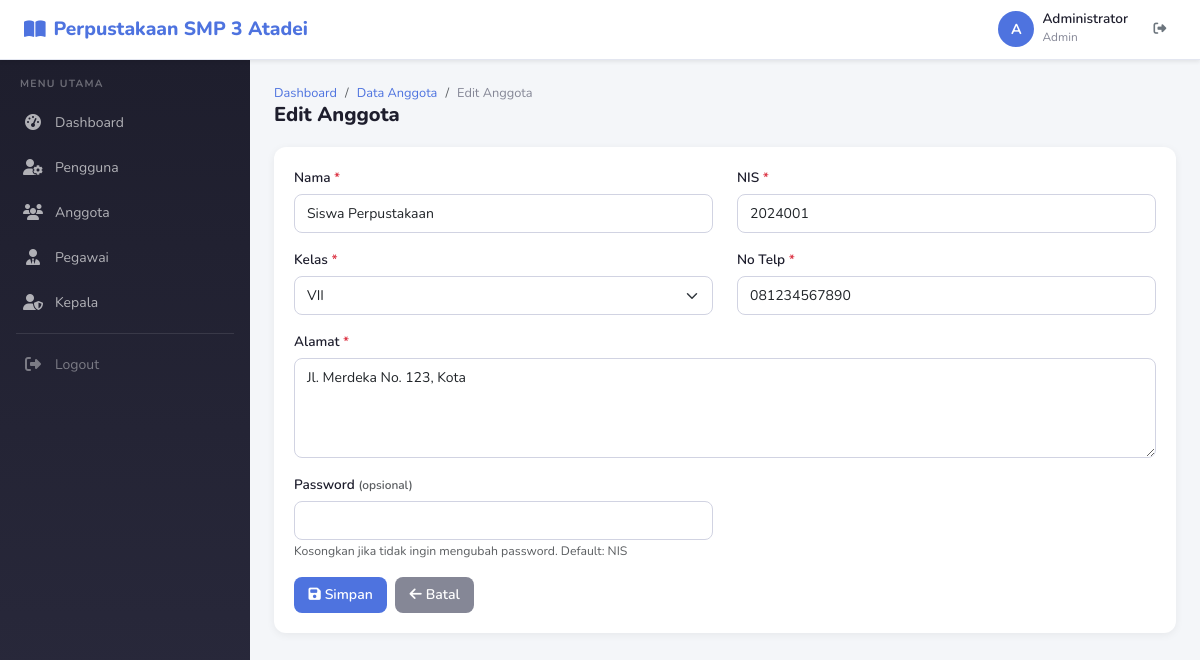
The app's page /anggota/edit/1 (signed in) with its own data.
### tables this page shows
CREATE TABLE anggota (
  id INT AUTO_INCREMENT PRIMARY KEY,
  user_id INT NOT NULL,
  nama VARCHAR(100) NOT NULL,
  nis VARCHAR(50) NOT NULL,
  kelas_id INT NOT NULL,
  no_telp VARCHAR(20) NOT NULL,
  alamat TEXT NOT NULL,
  foto VARCHAR(255) DEFAULT NULL,
  created_at TIMESTAMP DEFAULT CURRENT_TIMESTAMP,
  INDEX idx_anggota_user_id (user_id),
  INDEX idx_anggota_kelas_id (kelas_id),
  CONSTRAINT fk_anggota_user FOREIGN KEY (user_id) REFERENCES users(id) ON DELETE CASCADE,
  CONSTRAINT fk_anggota_kelas FOREIGN KEY (kelas_id) REFERENCES kelas(id) ON DELETE CASCADE
);

CREATE TABLE kelas (
  id INT AUTO_INCREMENT PRIMARY KEY,
  nama_kelas VARCHAR(50) NOT NULL,
  created_at TIMESTAMP DEFAULT CURRENT_TIMESTAMP
);

### controllers/AnggotaController.php (called while the page is built, shortened)
<?php
require_once __DIR__ . '/../core/Helper.php';
class AnggotaController extends Controller
{
    public function edit($id)
    {
        $anggotaModel = $this->model('AnggotaModel');
        $anggota = $anggotaModel->findWithRelation($id);
        $kelasModel = $this->model('KelasModel');
        $data['anggota'] = $anggota;
        $data['kelas'] = $kelasModel->all();
        $this->view('anggota/edit', $data);
    }
}

### index.php (called while the page is built, shortened)
<?php
require_once __DIR__ . '/config/database.php';
spl_autoload_register(function ($class) {
    $directories = [
        __DIR__ . '/core/',
        __DIR__ . '/models/',
        __DIR__ . '/controllers/',
    ];
    foreach ($directories as $dir) {
        $file = $dir . $class . '.php';
        if (file_exists($file)) {
            return;
        }
    }
});
require_once __DIR__ . '/core/Router.php';
require_once __DIR__ . '/core/Helper.php';
Router::run();

### core/Database.php (called while the page is built, shortened)
<?php
class Database
{
    private static $instance = null;
    private $conn;
    private function __construct()
    {
        try {
            $dsn = "mysql:host=" . DB_HOST . ";dbname=" . DB_NAME . ";charset=utf8mb4";
            $this->conn = new PDO($dsn, DB_USER, DB_PASS);
            $this->conn->setAttribute(PDO::ATTR_ERRMODE, PDO::ERRMODE_EXCEPTION);
            $this->conn->setAttribute(PDO::ATTR_DEFAULT_FETCH_MODE, PDO::FETCH_ASSOC);
            $this->conn->setAttribute(PDO::ATTR_EMULATE_PREPARES, false);
        } catch (PDOException $e) {
            die("Database connection failed: " . $e->getMessage());
        }
    }
    public static function getInstance()
    {
        if (self::$instance === null) {
            self::$instance = new self();
        }
        return self::$instance;
    }
    public function query($sql, $params = [])
    {
        try {
            $stmt = $this->conn->prepare($sql);
            $stmt->execute($params);
            return $stmt;
        } catch (PDOException $e) {
            die("Query failed: " . $e->getMessage());
        }
    }
}

### core/Model.php (called while the page is built, shortened)
<?php
require_once __DIR__ . '/Database.php';
class Model
{
    protected $db;
    protected $table;
    public function __construct()
    {
        $this->db = Database::getInstance();
    }
    public function all()
    {
        $results = $this->db->query("SELECT * FROM {$this->table}");
        return $results->fetchAll();
    }
    protected function query($sql, $params = [])
    {
        return $this->db->query($sql, $params);
    }
}

### models/AnggotaModel.php (called while the page is built, shortened)
<?php
class AnggotaModel extends Model
{
    protected $table = 'anggota';
    public function findWithRelation($id)
    {
        $stmt = $this->query(
            "SELECT a.*, k.nama_kelas FROM {$this->table} a
             LEFT JOIN kelas k ON a.kelas_id = k.id
             WHERE a.id = ?",
            [$id]
        );
        return $stmt->fetch();
    }
}

### core/Helper.php (called while the page is built, shortened)
<?php
function sanitize($input)
{
    return htmlspecialchars($input, ENT_QUOTES, 'UTF-8');
}

### views/anggota/edit.php (the view, shortened to what this page needs)
<?php require_once __DIR__ . '/../layouts/header.php'; ?>
<?php $a = $anggota; ?>
<div class="page-header">
    <div>
        <nav aria-label="breadcrumb">
            <ol class="breadcrumb">
                <li class="breadcrumb-item"><a href="<?= BASE_URL ?>dashboard">Dashboard</a></li>
                <li class="breadcrumb-item"><a href="<?= BASE_URL ?>anggota">Data Anggota</a></li>
                <li class="breadcrumb-item active">Edit Anggota</li>
            </ol>
        </nav>
        <h4>Edit Anggota</h4>
    </div>
</div>
<div class="card">
    <div class="card-body">
        <form action="<?= BASE_URL ?>anggota/update/<?= $a['id'] ?>" method="POST">
            <div class="row">
                <div class="col-md-6 mb-3">
                    <label class="form-label">Nama <span class="text-danger">*</span></label>
                    <input type="text" name="nama" class="form-control" required value="<?= sanitize($a['nama']) ?>">
                </div>
                <div class="col-md-6 mb-3">
                    <label class="form-label">NIS <span class="text-danger">*</span></label>
                    <input type="text" name="nis" class="form-control" required value="<?= sanitize($a['nis']) ?>">
                </div>
                <div class="col-md-6 mb-3">
                    <label class="form-label">Kelas <span class="text-danger">*</span></label>
                    <select name="kelas_id" class="form-select" required>
                        <?php foreach ($kelas as $k): ?>
                            <option value="<?= $k['id'] ?>" <?= (int)$a['kelas_id'] === (int)$k['id'] ? 'selected' : '' ?>><?= sanitize($k['nama_kelas']) ?></option>
                        <?php endforeach; ?>
                    </select>
                </div>
                <div class="col-md-6 mb-3">
                    <label class="form-label">No Telp <span class="text-danger">*</span></label>
                    <input type="text" name="no_telp" class="form-control" required value="<?= sanitize($a['no_telp']) ?>">
                </div>
                <div class="col-md-12 mb-3">
                    <label class="form-label">Alamat <span class="text-danger">*</span></label>
                    <textarea name="alamat" class="form-control" rows="3" required><?= sanitize($a['alamat']) ?></textarea>
                </div>
                <div class="col-md-6 mb-3">
                    <label class="form-label">Password <small class="text-muted">(opsional)</small></label>
                    <input type="password" name="password" class="form-control">
                    <small class="text-muted">Kosongkan jika tidak ingin mengubah password. Default: NIS</small>
                </div>
            </div>
            <div class="d-flex gap-2">
                <button type="submit" class="btn btn-primary"><i class="fas fa-save me-1"></i>Simpan</button>
                <a href="<?= BASE_URL ?>anggota" class="btn btn-secondary"><i class="fas fa-arrow-left me-1"></i>Batal</a>
            </div>
        </form>
    </div>
</div>
<?php require_once __DIR__ . '/../layouts/footer.php'; ?>

### core/Router.php (shortened to what this page needs)
<?php
class Router
{
    private static $routes = [];
    public static function add($method, $route, $controller, $action)
    {
        self::$routes[] = [
            'method' => strtoupper($method),
            'route' => $route,
            'controller' => $controller,
            'action' => $action
        ];
    }
    public static function run()
    {
        $url = self::getUrl();
        $method = $_SERVER['REQUEST_METHOD'];
        foreach (self::$routes as $route) {
            $pattern = self::buildPattern($route['route']);
            if ($route['method'] === strtoupper($method) && preg_match($pattern, $url, $matches)) {
                array_shift($matches);
                self::dispatch($route['controller'], $route['action'], $matches);
                return;
            }
        }
        exit;
    }
    private static function getUrl()
    {
        if (isset($_GET['url']) && $_GET['url'] !== '') {
            $url = rtrim($_GET['url'], '/');
            $url = filter_var($url, FILTER_SANITIZE_URL);
            return $url;
        }
        $uri = $_SERVER['REQUEST_URI'];
        $uri = parse_url($uri, PHP_URL_PATH);
        $uri = trim($uri, '/');
        return $uri;
    }
    private static function buildPattern($route)
    {
        $pattern = preg_replace('/\{([a-zA-Z_]+)\}/', '([^/]+)', $route);
        return '#^' . $pattern . '$#';
    }
    private static function dispatch($controller, $action, $params = [])
    {
        $controllerFile = __DIR__ . '/../controllers/' . $controller . '.php';
        if (file_exists($controllerFile)) {
            $instance = new $controller();
            call_user_func_array([$instance, $action], $params);
        } else {
            header('HTTP/1.0 500 Internal Server Error');
            die("Controller '$controller' tidak ditemukan");
        }
    }
}

### assets/css/style.css (style rules this page uses)
:root { --primary: #4e73df; --primary-dark: #224abe; --secondary: #858796; --success: #1cc88a; --info: #36b9cc; --warning: #f6c23e; --danger: #e74a3b; --dark: #1e1e2d; --gray: #858796; --gray-light: #f8f9fc; --sidebar-width: 250px; --topbar-height: 60px; }
* { margin: 0; padding: 0; box-sizing: border-box; }
body { font-family: 'Nunito', 'Segoe UI', Tahoma, Geneva, Verdana, sans-serif; font-size: .875rem; background: #f4f6f9; color: #495057; overflow-x: hidden; }
.card { border: none; border-radius: .75rem; box-shadow: 0 .125rem .5rem rgba(0,0,0,.06); margin-bottom: 1.5rem; background: #fff; }
.card-body { padding: 1.25rem; }
.page-header { display: flex; align-items: center; justify-content: space-between; margin-bottom: 1.25rem; flex-wrap: wrap; gap: .75rem; }
.page-header h4 { font-size: 1.25rem; font-weight: 800; color: var(--dark); margin: 0; }
.breadcrumb { margin: 0; font-size: .8rem; background: none; padding: 0; }
.breadcrumb-item a { color: var(--primary); text-decoration: none; }
.breadcrumb-item.active { color: var(--secondary); }
.form-label { font-weight: 600; font-size: .85rem; color: var(--dark); margin-bottom: .35rem; }
.form-control, .form-select { border: 1px solid #d1d3e2; border-radius: .5rem; padding: .5rem .75rem; font-size: .875rem; transition: border-color .15s, box-shadow .15s; }
textarea.form-control { min-height: 100px; }
.btn { border-radius: .5rem; font-size: .875rem; padding: .45rem .9rem; font-weight: 600; transition: all .15s; border: none; }
.btn-primary { background: var(--primary); color: #fff; }
.btn-secondary { background: var(--secondary); color: #fff; }

### records on screen
anggota: nama "Siswa Perpustakaan", nis "2024001", kelas_id "VII", no_telp "081234567890", alamat "Jl. Merdeka No. 123, Kota"
